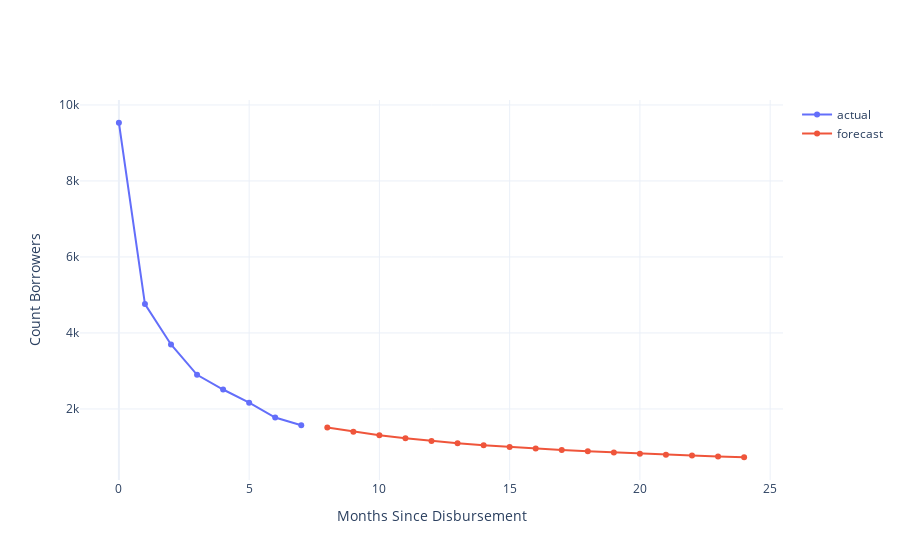

Here is the notebook cell this chart was saved with:
### Code cell
cohort='2021-06'

df = forecast[forecast.cohort==cohort]
#df['retention'] = df['Count Borrowers']/df['Count Borrowers'].max()

traces = []
for dtype in df.data_type.unique():
    traces.append(go.Scatter(name=dtype, x=df[df.data_type==dtype].index, 
                             y=df[df.data_type==dtype]['Count Borrowers'], mode='markers+lines'))
    
fig = go.Figure(traces)
fig.update_layout(xaxis=dict(title='Months Since Disbursement'),
                 yaxis=dict(title='Count Borrowers'))

fig.show()

### Figure 1 — Plotly figure (JSON) as saved in the notebook; plotly's stock layout.template omitted (floating-point values rounded to 4 significant figures)
{"data": [{"mode": "markers+lines", "name": "actual", "type": "scatter", "x": [0, 1, 2, 3, 4, 5, 6, 7], "y": [9532, 4761, 3696, 2899, 2512, 2164, 1773, 1571]}, {"mode": "markers+lines", "name": "forecast", "type": "scatter", "x": [8, 9, 10, 11, 12, 13, 14, 15, 16, 17, 18, 19, 20, 21, 22, 23, 24], "y": [1509.0, 1399.0, 1306.0, 1227.0, 1158.0, 1099.0, 1046.0, 999.1, 957.0, 919.0, 884.5, 853.1, 824.2, 797.6, 773.0, 750.2, 728.9]}], "layout": {"xaxis": {"title": {"text": "Months Since Disbursement"}}, "yaxis": {"title": {"text": "Count Borrowers"}}}}
